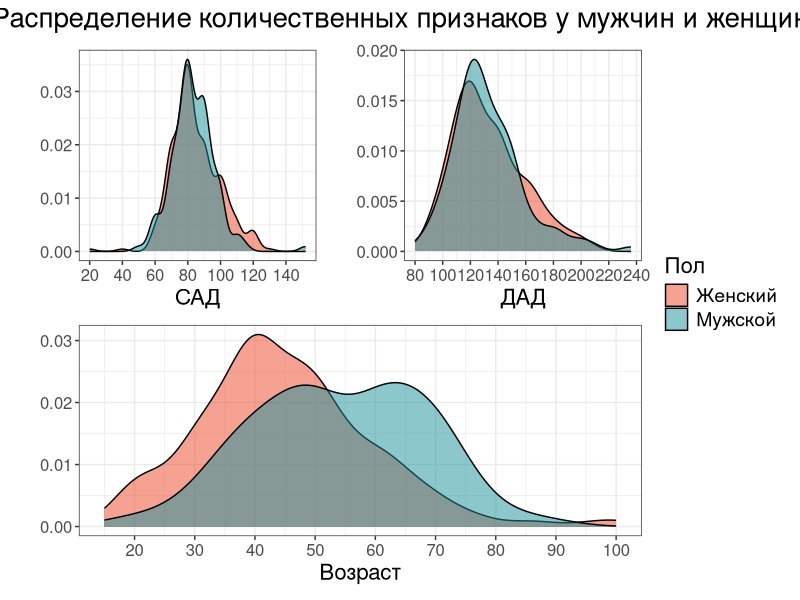
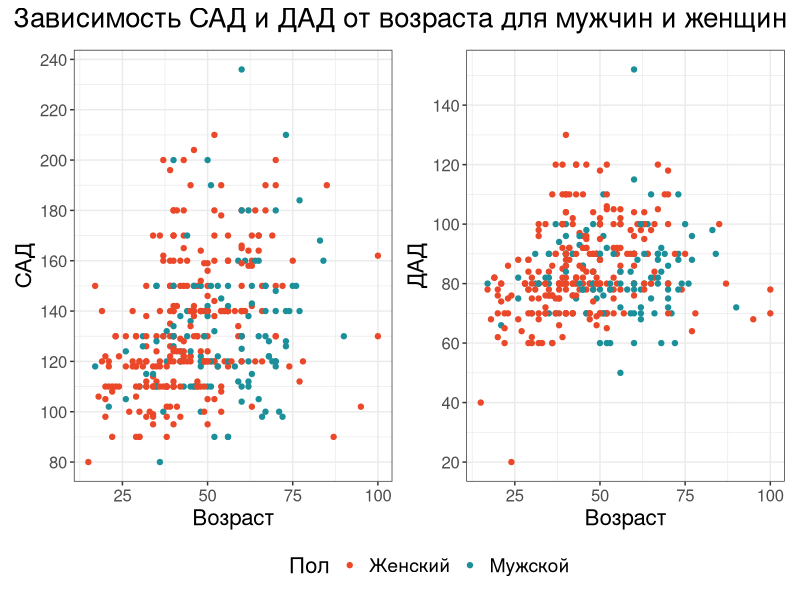
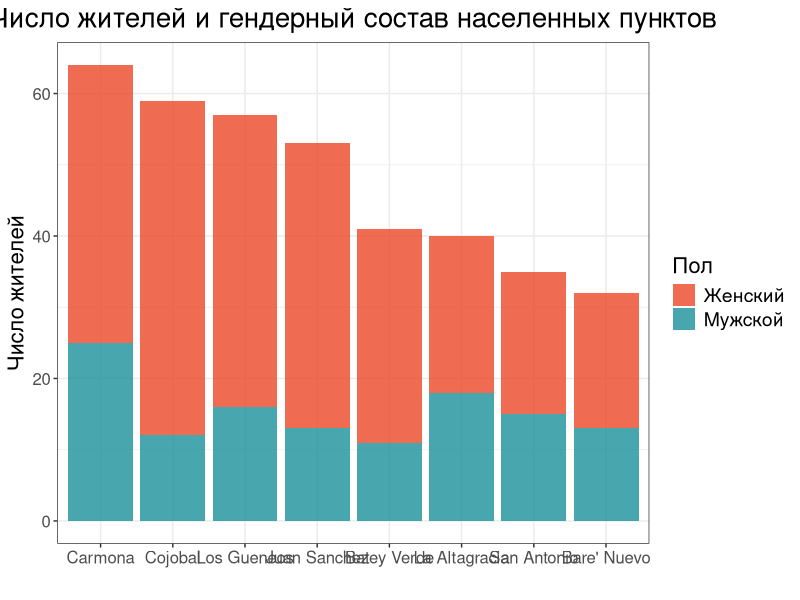
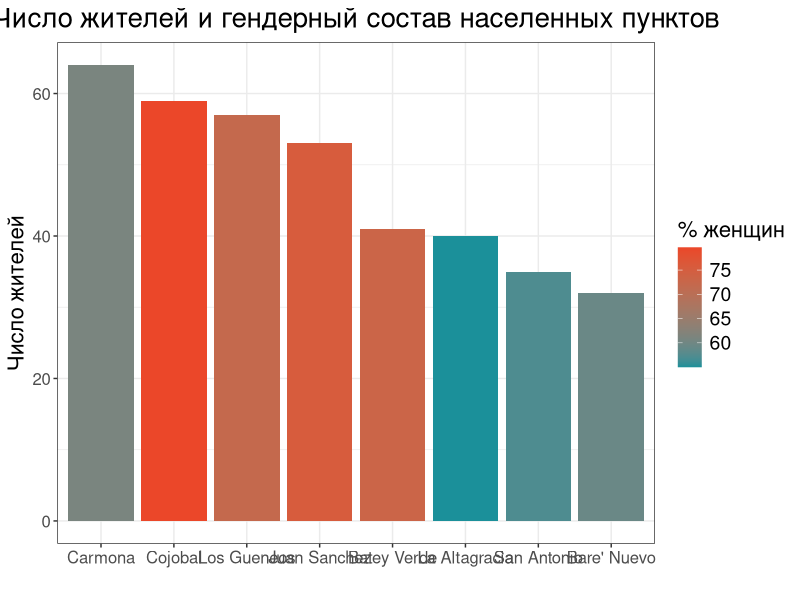
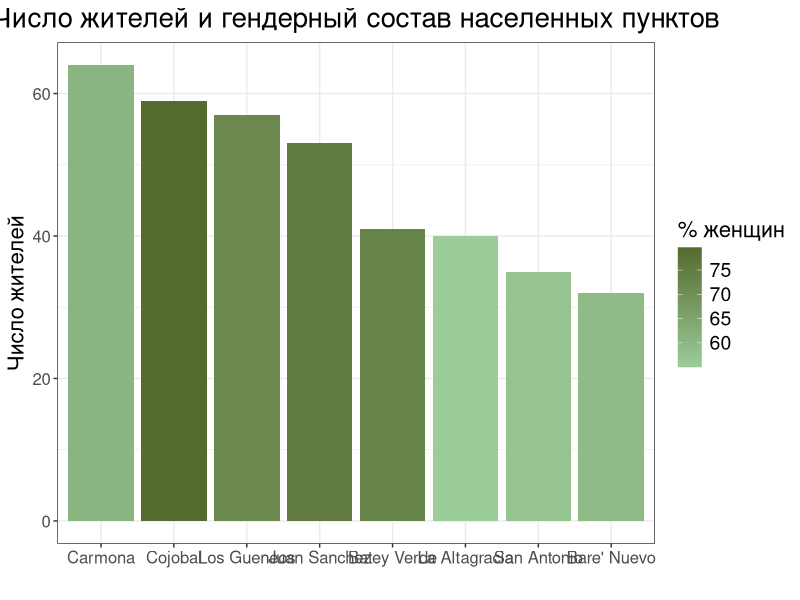
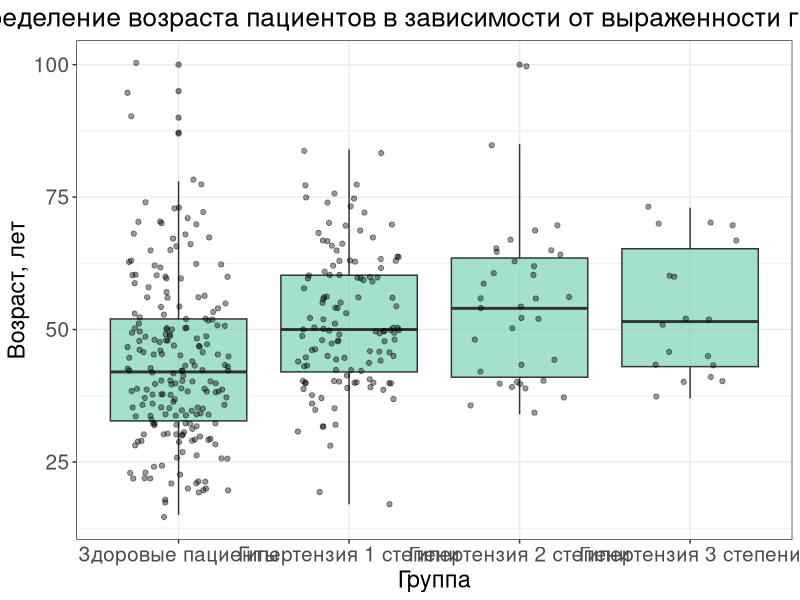
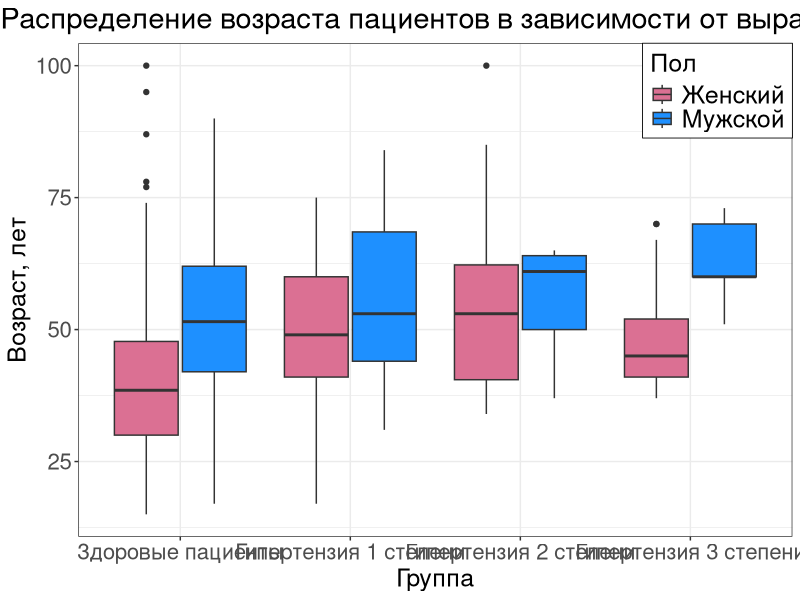
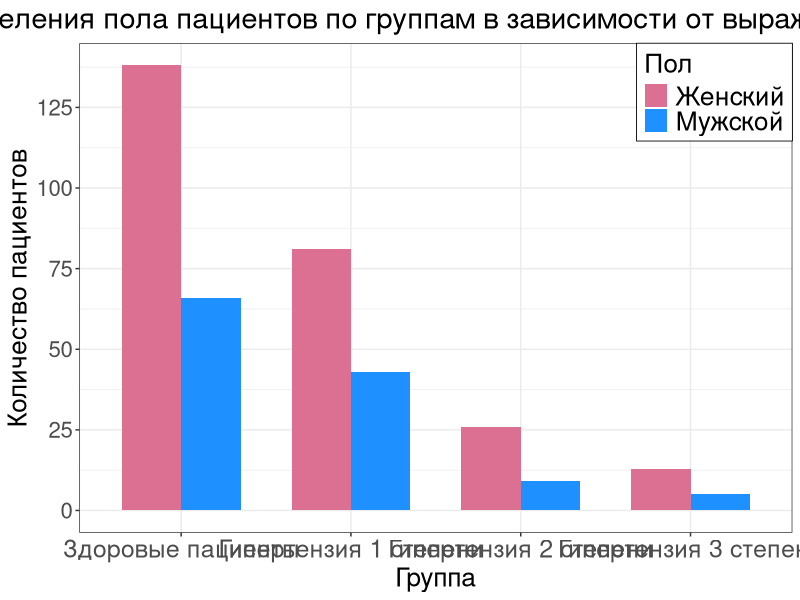

Reproduce these figures in R, in order. (Note: this script raises an error after producing the figures.)
## ---- chunk 1
knitr::opts_chunk$set(echo = TRUE, message = F, warning = F)

library(flextable)
library(tidyverse)
library(readxl)
library(scales)
library(patchwork)
library(knitr)

no_legend <- theme(
    legend.position= "none"
  )
no_y <- labs(
  y = ""
)

gender_fill <- scale_fill_manual(name= "Пол",
                   labels = c("Female" = "Женский", "Male" = "Мужской"),
                   values=c(
                    "Male" = "#1b909a",
                    "Female" = "#eb4729")
)
gender_col <- scale_colour_manual(name= "Пол",
                   labels = c("Female" = "Женский", "Male" = "Мужской"),
                   values=c(
                    "Male" = "#1b909a",
                    "Female" = "#eb4729")
)
theme_set(theme_bw())
axis_theme <- theme(
    plot.title = element_text(size=20, hjust=0.5),
    plot.subtitle = element_text(size=14, hjust=0.5),
    axis.title = element_text(size=16),
    axis.text.y = element_text(size=12),
    axis.text.x = element_text(size=12),
    legend.title = element_text(size = 16),
    legend.text = element_text(size = 14),
    )
## ---- chunk 2
hypertension <- read_xlsx("data/originals/DominicanHTN_add_sign.xlsx")
hypertension <- hypertension %>%
  mutate(severity_hypertension = case_when(
    (SBP < 140 & DBP < 90) ~ "norm",
    ((SBP >= 140 & SBP < 160) | (DBP >= 90 & DBP < 100)) ~ "stage1", 
    ((SBP >= 160 & SBP < 180) | (DBP >= 100 & DBP < 110)) ~ "stage2", 
    (SBP >= 180 | DBP >= 110) ~ "stage3", 
    TRUE ~ "crisis" ))  %>% 
  mutate(Severity_hypertension_category = case_when(
    (severity_hypertension == "norm") ~ 0,
    (severity_hypertension == "stage1") ~ 1,
    (severity_hypertension == "stage2") ~ 2,
    (severity_hypertension == "stage3") ~ 3
  ))

hypertension %>% 
  filter(severity_hypertension == "crisis") #все пациенты распределены по группам
## ---- chunk 3

gender_table <- hypertension %>%
  mutate(Пол = case_when(
    Gender == "Male" ~ "Мужской",
    Gender == "Female" ~ "Женский"
  )) %>%
  count(Пол) %>%
  rename("Количество" = n) %>%
  bind_rows(
    tibble(Пол = "Всего", Количество = sum(.$Количество))
  ) 
qflextable(gender_table) %>% set_caption("Распределение пациентов по полу")

## ---- chunk 4
hypertension %>% group_by(Gender) %>% summarise(median_age=median(Age))
## ---- chunk 5
p1 <- ggplot(hypertension, aes(x = SBP, fill = Gender)) + 
  geom_density(alpha = 0.5) + no_legend + labs(x = "ДАД") + scale_x_continuous(breaks = seq(80, 350, 20))
p2 <- ggplot(hypertension, aes(x = DBP, fill = Gender)) + 
  geom_density(alpha = 0.5) + no_legend + labs(x = "САД") + scale_x_continuous(breaks = seq(20, 350, 20))
p3 <- ggplot(hypertension, aes(x = Age, fill = Gender)) + 
  geom_density(alpha = 0.5) + labs(x = "Возраст") + scale_x_continuous(breaks=seq(0, 100, 10))


(p2 + p1) / p3 + plot_annotation(title = "Распределение количественных признаков у мужчин и женщин") + plot_layout(guides = "collect") & no_y & gender_fill & axis_theme
## ---- chunk 6
p1 <- ggplot(hypertension, aes(x=Age, y=SBP, color=Gender))+
  geom_point() + labs(x = "Возраст", y="САД") + scale_y_continuous(breaks = seq(20, 350, 20))
p2 <- ggplot(hypertension, aes(x=Age, y=DBP, color=Gender))+
  geom_point() + labs(x = "Возраст", y="ДАД") + scale_y_continuous(breaks = seq(20, 350, 20))
p1 + p2 + plot_layout(guides = "collect") + plot_annotation(title = "Зависимость САД и ДАД от возраста для мужчин и женщин") & gender_col & axis_theme & theme(legend.position = "bottom") 
## ---- chunk 7
ggplot(hypertension) +
  geom_bar(aes(x = fct_infreq(Village), fill = Gender), alpha=0.8) + gender_fill +
  labs(x="", y="Число жителей",title="Число жителей и гендерный состав населенных пунктов")+axis_theme
## ---- chunk 8
village_stats <- hypertension %>%
  group_by(Village) %>%
  summarise(
    total = n(),
    pct_female = mean(Gender == "Female") * 100
  )
ggplot(village_stats, aes(x = fct_reorder(Village, total, .desc = T), y = total, fill = pct_female)) +
  geom_col() +
  scale_fill_gradient(low = "#1b909a", high = "#eb4729", name = "% женщин") +
  labs(x = "", y = "Число жителей", title="Число жителей и гендерный состав населенных пунктов") + axis_theme
## ---- chunk 9
ggplot(village_stats, aes(x = fct_reorder(Village, total, .desc = T), y = total, fill = pct_female)) +
  geom_col() +
  scale_fill_gradient(low = "#9BCD9B", high = "darkolivegreen", name = "% женщин") +
  labs(x = "", y = "Число жителей", title="Число жителей и гендерный состав населенных пунктов") + axis_theme
## ---- chunk 10
scale_x_hypertension <- scale_x_discrete(name = "Группа",
                                         labels = c("norm" = "Здоровые пациенты",
                                                    "stage1" = "Гипертензия 1 степени",
                                                    "stage2" = "Гипертензия 2 степени",
                                                    "stage3" = "Гипертензия 3 степени"))

ggplot(hypertension, aes(x = severity_hypertension, y = Age)) +
  geom_boxplot(width = 0.8, alpha = 0.6, fill = "aquamarine3") +
  geom_jitter(width = 0.3, alpha = 0.4, color = "black") +
  labs(title = "Распределение возраста пациентов в зависимости от выраженности гипертензии", 
       x = "Группа", 
       y = "Возраст, лет")+
  scale_x_hypertension +
  theme_bw()+
  theme(
    plot.title = element_text(size = 19, hjust = 0.5),
    axis.title = element_text(size = 17),
    axis.text.y = element_text(size = 15),
    axis.text.x = element_text(size = 15)
  )
## ---- chunk 11
scale_fill_gender <- scale_fill_manual(
    name = "Пол",
    labels = c(
      "Male" = "Мужской",
      "Female" = "Женский"),
    values = c(
      "Male" = "dodgerblue",
      "Female" = "palevioletred"))

ggplot(hypertension, aes(x = severity_hypertension, y = Age, fill = Gender)) +
  geom_boxplot(position = position_dodge(width = 0.8)) +
  labs(title = "Распределение возраста пациентов в зависимости от выраженности гипертензии", 
       x = "Группа", 
       y = "Возраст, лет")+
  scale_x_hypertension+
  scale_fill_gender+
  theme_bw()+
  theme(
    plot.title = element_text(size = 21, hjust = 0.2),
    axis.title = element_text(size = 18),
    axis.text.y = element_text(size = 16),
    axis.text.x = element_text(size = 16),
    legend.position = "inside",
    legend.justification = c("right", "top"),
    legend.title = element_text(size = 18),
    legend.text = element_text(size = 18),
    legend.background = element_rect(color = "black", size = 0.3)
  )
## ---- chunk 12
ggplot(hypertension, aes(x = severity_hypertension, fill = Gender)) +
  geom_bar(position = "dodge", width = 0.7) +
  labs(title = "График распределения пола пациентов по группам в зависимости от выраженности гипертензии", 
       x = "Группа", 
       y = "Количество пациентов") +
  scale_x_hypertension +
  scale_y_continuous(
    name = "Количество пациентов",
    breaks = seq(0, 150, 25))+
  scale_fill_gender+
  theme_bw()+
  theme(
    plot.title = element_text(size = 21, hjust = 0.5),
    axis.title = element_text(size = 19),
    axis.text.y = element_text(size = 16),
    axis.text.x = element_text(size = 18),
    legend.position = "inside",
    legend.justification = c("right", "top"),
    legend.title = element_text(size = 19),
    legend.text = element_text(size = 19),
    legend.background = element_rect(color = "black", size = 0.3)
  )
## ---- chunk 13
scale_fill_hypertension <- scale_fill_manual(
    name = "Группа",
    labels = c(
      "norm" = "Здоровые пациенты",
      "stage1" = "1 степень",
      "stage2" = "2 степень",
      "stage3" = "3 степень"),
    values = c(
      "norm" = "palegreen",
      "stage1" = "seagreen2",
      "stage2" = "mediumseagreen",
      "stage3" = "seagreen"))

ggplot(hypertension, aes(x = Village, fill = severity_hypertension)) +
  geom_bar(position = "dodge", width = 0.8) +
  labs(title = "График распределения групп по деревням в зависимости от выраженности гипертензии",
       x = "Деревня", y = "Количество пациентов")+
  scale_fill_hypertension+
  theme_bw()+
  theme(
    plot.title = element_text(size = 23, hjust = 0.5),
    axis.title = element_text(size = 20),
    axis.text.y = element_text(size = 16),
    axis.text.x = element_text(size = 16),
    legend.position = "inside",
    legend.justification = c("right", "top"),
    legend.title = element_text(size = 18),
    legend.text = element_text(size = 18),
    legend.background = element_rect(color = "black", size = 0.3)
  )
## ---- chunk 14
ggplot(hypertension, aes(x = severity_hypertension, y = SBP)) +
  geom_violin(fill = "cornflowerblue", alpha = 0.5) +
  geom_boxplot(fill = "royalblue4", width = 0.15) +
  labs(title = "САД по группам в зависимости от выраженности гипертензии", 
       x = "Группа", 
       y = "САД, мм рт. ст.") +
  scale_x_hypertension+
  scale_y_continuous(
    name = "САД, мм рт. ст.",
    breaks = seq(0, 300, 25))+
  theme_bw()+
  theme(
    plot.title = element_text(size = 28, hjust = 0.5),
    axis.title = element_text(size = 25),
    axis.text.y = element_text(size = 20),
    axis.text.x = element_text(size = 19)
  )

ggplot(hypertension, aes(x = severity_hypertension, y = DBP, fill = severity_hypertension)) +
  geom_violin(fill = "cornflowerblue", alpha = 0.5) +
  geom_boxplot(fill = "royalblue4", width = 0.15) +
  labs(title = "ДАД по группам в зависимости от выраженности гипертензии", 
       x = "Группа", 
       y = "ДАД, мм рт. ст.") +
  scale_y_continuous(
    name = "САД, мм рт. ст.",
    breaks = seq(0, 300, 25))+
  scale_x_hypertension+
  theme_bw()+
  theme(
    plot.title = element_text(size = 28, hjust = 0.5),
    axis.title = element_text(size = 25),
    axis.text.y = element_text(size = 20),
    axis.text.x = element_text(size = 19)
  )
## ---- chunk 15
hypertension_gender_MWtest <- wilcox.exact(SBP ~ Gender,
                                data = hypertension, 
                                alternative = "two.sided", 
                                conf.int = TRUE, 
                                conf.level = 0.95)

print(hypertension_gender_MWtest)
## ---- chunk 16

hypertension_age_SPtest <- cor.test(hypertension$Age, hypertension$Severity_hypertension_category, method = "spearman")

print(hypertension_age_SPtest)
## ---- chunk 17
get_village_statistics <- function(df, gender) {
  df <- df %>%
    filter(Gender == gender) 
  test_result <- cor.test(df$Age, df$Severity_hypertension_category, method = "spearman") 
  interval_result <- SpearmanRho(df$Age, df$Severity_hypertension_category, conf.level = 0.95) 
  return(c(gender = gender, 
           rho = round(test_result$estimate, 2), 
           p.val = round(test_result$p.value, 4), 
           interval = round(interval_result, 2)))
}

genders <- levels(factor(hypertension$Gender))
reses_gender <-list()
for (i in seq_along(genders)) {
  g <- genders[i]
  reses_gender[[i]] <- get_village_statistics(hypertension, g)
}
print(reses_gender)

## ---- chunk 18
get_village_statistics <- function(df, village) {
  df <- df %>%
    filter(Village == village, Gender == "Female") 
  test_result <- cor.test(df$Age, df$Severity_hypertension_category, method = "spearman") 
  return(test_result)
}

villages <- levels(factor(hypertension$Village))
reses_villages <-list()
for (i in seq_along(villages)) {
  v <- villages[i]
  stat_villages <- get_village_statistics(hypertension, v)
  reses_villages[[i]] <- c(village=v,
                           rho = round(stat_villages$estimate, 2),
                           p.val = round(stat_villages$p.value, 4))
} 
print(reses_villages)

## ---- chunk 19
menopause_hypertension <- hypertension %>%
  select(Age, Gender, Severity_hypertension_category) %>%
  filter(Gender == "Female")  %>%
  mutate(Menopause = case_when(
    (Age < 50) ~ "no",
    (Age >= 50) ~ "menopause"
  )) %>% 
  mutate(Menopause_category = case_when(
    (Menopause == "no") ~ 0,
    (Menopause == "menopause") ~ 1
  ))

hypertension_menopause_MWtest <- wilcox.exact(Severity_hypertension_category ~ Menopause_category,
                                data = menopause_hypertension, 
                                alternative = "less", 
                                conf.int = TRUE, 
                                conf.level = 0.95)

print(hypertension_gender_MWtest)
## ---- chunk 20

cont_table_village_hyp <- table(hypertension$Village, hypertension$severity_hypertension)
chisq.test(cont_table_village_hyp)
